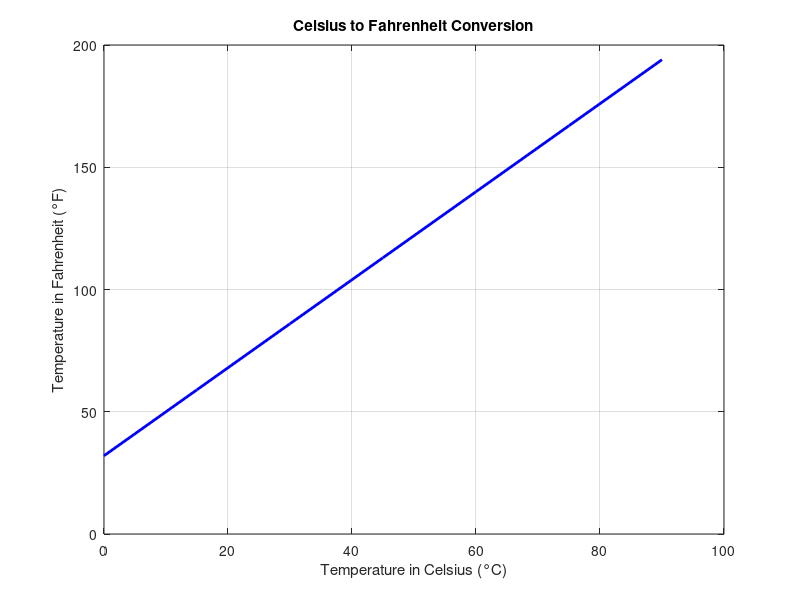

MATLAB code to generate this figure:
% Define temperatures in Celsius, Fahrenheit, and Rankine
tc = 0:15:100;
tf = 1.8*tc + 32;
tr = tf + 459.69;

% Combine temperatures into one matrix
t = [tc; tf; tr];

% Plot Celsius vs Fahrenheit
figure;
plot(tc, tf, 'b-', 'LineWidth', 2);  % Blue line with thicker width
xlabel('Temperature in Celsius (°C)');
ylabel('Temperature in Fahrenheit (°F)');
title('Celsius to Fahrenheit Conversion');
grid on;  % Enable grid for better readability
